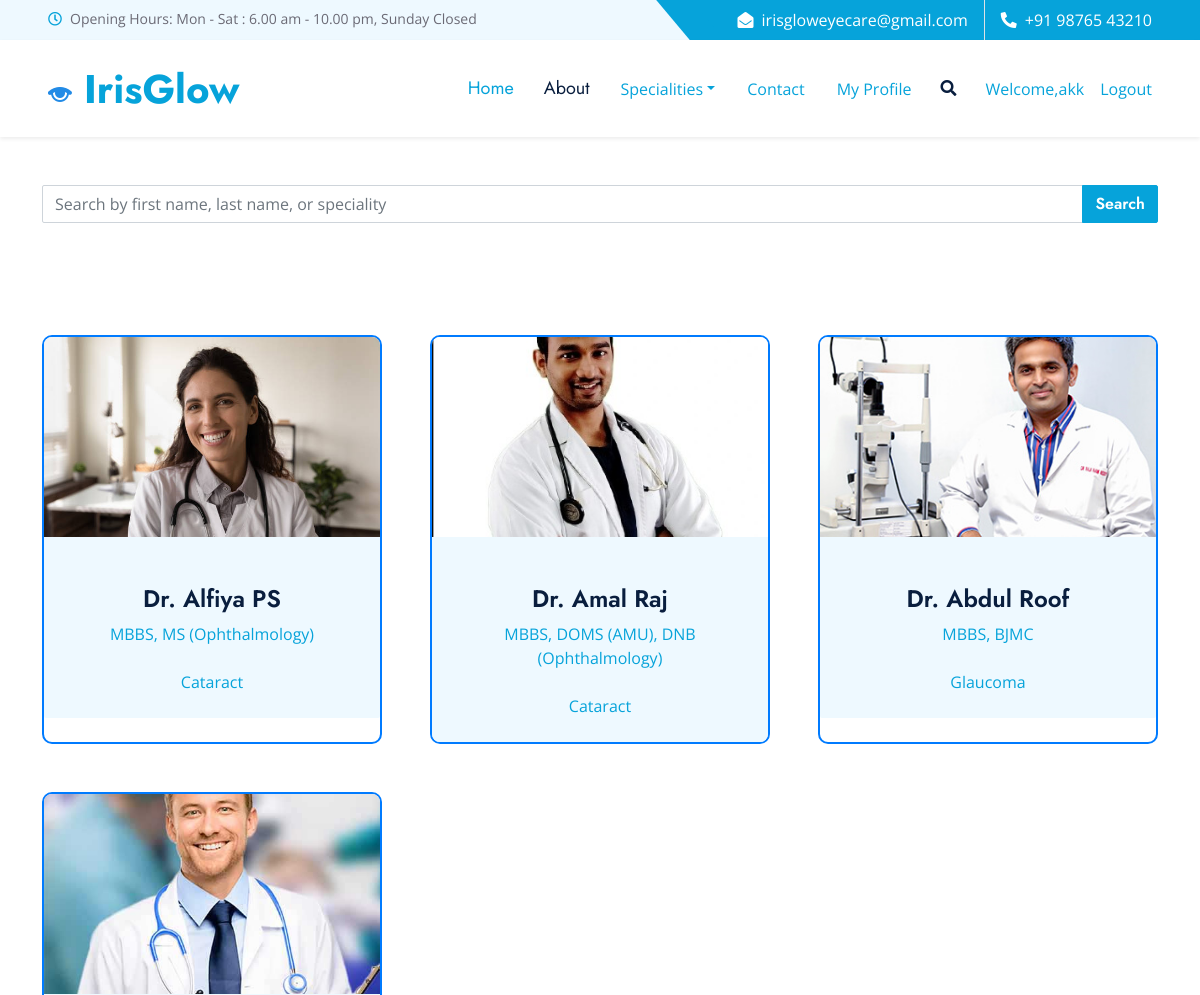
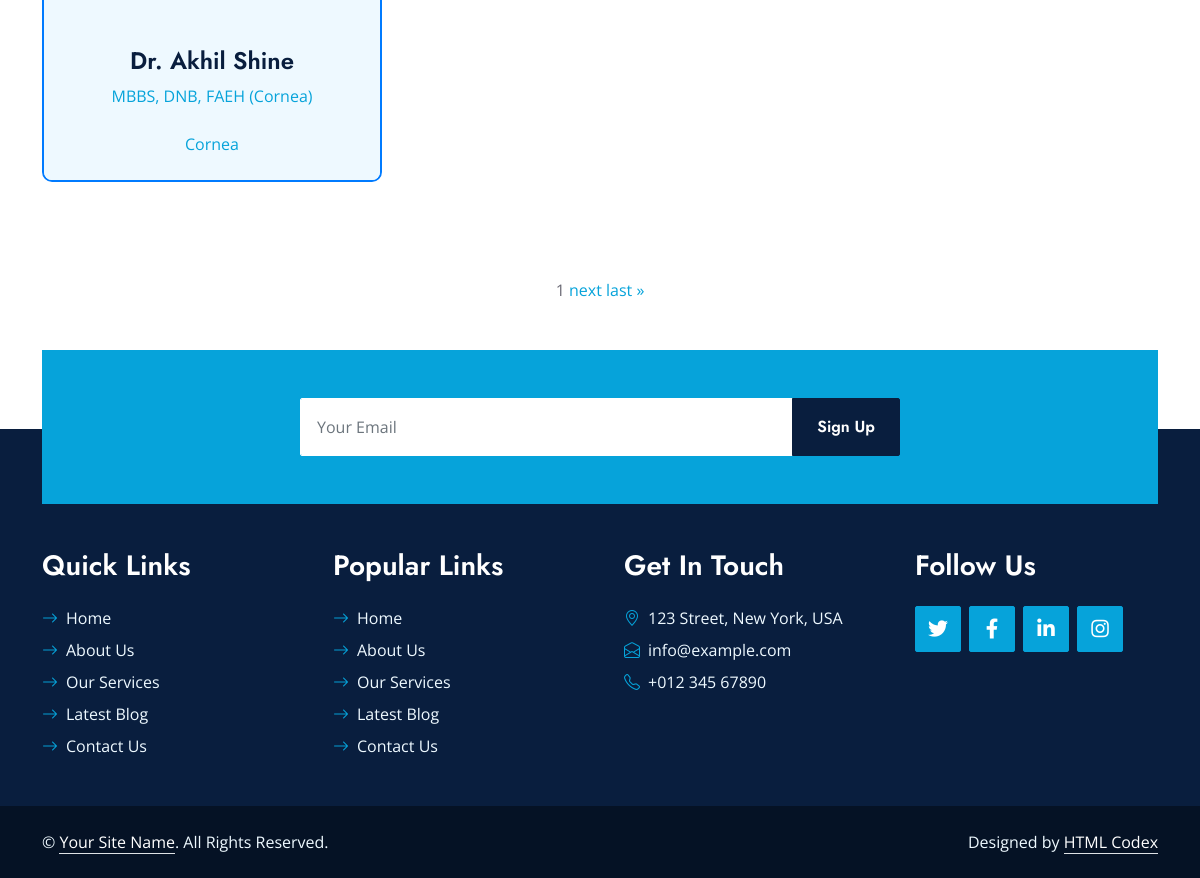
Page /team/ (signed in) on the committed database (2 pictures, top to bottom).
### IrisGlowApp/models.py (models this page shows, shortened)
class CustomUser(AbstractUser):
    PATIENT = 1
    DOCTOR = 2
    SPECTS = 3
    ADMIN = 4
    ROLE_CHOICE = (
        (PATIENT, 'Patient'),
        (DOCTOR, 'Doctor'),
        (SPECTS, 'Spects'),
        (ADMIN,'Admin'),
    )
    username=None
    first_name = models.CharField(max_length=50)
    last_name = models.CharField(max_length=50)
    USERNAME_FIELD = 'email'
    email = models.EmailField(max_length=100, unique=True)
    phone = models.CharField(max_length=12, blank=True)
    password = models.CharField(max_length=128)
    role = models.PositiveSmallIntegerField(choices=ROLE_CHOICE, blank=True, null=True,default='1')
    is_admin = models.BooleanField(default=False)
    is_staff = models.BooleanField(default=False)
    is_active = models.BooleanField(default=True)
    is_superadmin = models.BooleanField(default=False)
    REQUIRED_FIELDS = ['first_name','last_name', 'phone']
    objects = UserManager()

class UserProfile(models.Model):
    GENDER_CHOICES = (
        ('F', 'Female'),
        ('M', 'Male'),
        ('NB', 'Non Binary'),
        ('TF', 'Transfeminine'),
        ('TM', 'Transmasculine'),
    )
    STATE_CHOICES = [
        ('Andhra Pradesh', 'Andhra Pradesh'),
        ('Arunachal Pradesh', 'Arunachal Pradesh'),
        ('Assam', 'Assam'),
        ('Bihar', 'Bihar'),
        ('Chhattisgarh', 'Chhattisgarh'),
        ('Goa', 'Goa'),
        ('Gujarat', 'Gujarat'),
        ('Haryana', 'Haryana'),
        ('Himachal Pradesh', 'Himachal Pradesh'),
        ('Jharkhand', 'Jharkhand'),
        ('Karnataka', 'Karnataka'),
        ('Kerala', 'Kerala'),
        ('Madhya Pradesh', 'Madhya Pradesh'),
        ('Maharashtra', 'Maharashtra'),
        ('Manipur', 'Manipur'),
        ('Meghalaya', 'Meghalaya'),
        ('Mizoram', 'Mizoram'),
        ('Nagaland', 'Nagaland'),
        ('Odisha', 'Odisha'),
        ('Punjab', 'Punjab'),
        ('Rajasthan', 'Rajasthan'),
        ('Sikkim', 'Sikkim'),
        ('Tamil Nadu', 'Tamil Nadu'),
        ('Telangana', 'Telangana'),
        ('Tripura', 'Tripura'),
        ('Uttar Pradesh', 'Uttar Pradesh'),
        ('Uttarakhand', 'Uttarakhand'),
        ('West Bengal', 'West Bengal'),
    ]
    ASIAN_COUNTRY_CHOICES = [
    ('India', 'India'),
    ]
    user = models.OneToOneField(CustomUser, on_delete=models.CASCADE)
    profile_picture = models.ImageField(upload_to='media/profile_picture', blank=True, null=True)
    address = models.CharField(max_length=50, blank=True, null=True)
    addressline1 = models.CharField(max_length=50, blank=True, null=True)
    addressline2 = models.CharField(max_length=50, blank=True, null=True)
    country = models.CharField(max_length=50, choices=ASIAN_COUNTRY_CHOICES, default='India', blank=True, null=True)
    state = models.CharField(("Select State"),max_length=40, choices=STATE_CHOICES, blank=True, null=True)
    city = models.CharField(max_length=50, blank=True, null=True)
    pin_code = models.CharField(max_length=50, blank=True, null=True)
    gender = models.CharField(("Select Gender"),max_length=4, choices=GENDER_CHOICES, blank=True, null=True)
    dob = models.DateField(blank=True, null=True)
    profile_created_at = models.DateTimeField(auto_now_add=True)
    profile_modified_at = models.DateTimeField(auto_now=True)
    def calculate_age(self):
        today = date.today()
        age = today.year - self.dob.year - ((today.month, today.day) < (self.dob.month, self.dob.day))
        return age
    age = property(calculate_age)

### DoctorApp/models.py (models this page shows, shortened)
class Doctor(models.Model):
    bio = models.TextField(blank=True, null=True)
    qualification = models.CharField(max_length=50, blank=True)
    license = models.CharField(max_length=100, unique=True)
    experience = models.IntegerField(blank=True, null=True)
    user = models.ForeignKey(CustomUser, on_delete=models.CASCADE, blank=True, null=True)
    speciality_name = models.ForeignKey(Specialities, on_delete=models.CASCADE, null=True)

class Specialities(models.Model):
    speciality_name = models.CharField(max_length=100, unique=True)
    symptoms = models.TextField(blank=True, null=True)
    diagnosis = models.CharField(max_length=30)
    treatments = models.TextField(blank=True, null=True)
    def __str__(self):
        return self.speciality_name

### DoctorApp/views.py (the view)
# urls.py: path('team/', views.doctor, name='team'),
@login_required
def doctor(request):
    therapists = Doctor.objects.all()
    cuser = CustomUser.objects.filter(role=CustomUser.DOCTOR, id__in=therapists.values_list('user_id', flat=True))
    uprofile = UserProfile.objects.filter(user_id__in=cuser.values_list('id', flat=True))
    combined_data = list(zip_longest(cuser, uprofile, therapists))
    paginator = Paginator(combined_data, per_page=4)  # Change '10' to the number of therapists per page you prefer
    page_number = request.GET.get('page')
    therapists_page = paginator.get_page(page_number)
    return render(request, 'team.html' , {'therapists_page': therapists_page})

### template/team.html (shortened to what this page needs)
{% load static %}
<!DOCTYPE html>
<html lang="en">
<head>
    <link href="https://cdnjs.cloudflare.com/ajax/libs/font-awesome/5.10.0/css/all.min.css" rel="stylesheet">
    <link href="https://cdn.jsdelivr.net/npm/bootstrap-icons@1.4.1/font/bootstrap-icons.css" rel="stylesheet">
    <link href="{% static 'lib/owlcarousel/assets/owl.carousel.min.css' %}" rel="stylesheet">
    <link href="{% static 'lib/animate/animate.min.css' %}" rel="stylesheet">
    <link href="{% static 'lib/tempusdominus/css/tempusdominus-bootstrap-4.min.css' %}" rel="stylesheet" />
    <link href="{% static 'lib/twentytwenty/twentytwenty.css' %}" rel="stylesheet" />
    <link href="{% static 'css/bootstrap.min.css' %}" rel="stylesheet">
    <link href="{% static 'css/style.css' %}" rel="stylesheet">
</head>
<body>
    <div class="container-fluid bg-light ps-5 pe-0 d-none d-lg-block">
        <div class="row gx-0">
            <div class="col-md-6 text-center text-lg-start mb-2 mb-lg-0">
                <div class="d-inline-flex align-items-center">
                    <small class="py-2"><i class="far fa-clock text-primary me-2"></i>Opening Hours: Mon - Sat : 6.00 am - 10.00 pm, Sunday Closed </small>
                </div>
            </div>
            <div class="col-md-6 text-center text-lg-end">
                <div class="position-relative d-inline-flex align-items-center bg-primary text-white top-shape px-5">
                    <div class="me-3 pe-3 border-end py-2">
                        <p class="m-0"><i class="fa fa-envelope-open me-2"></i>irisgloweyecare@gmail.com</p>
                    </div>
                    <div class="py-2">
                        <p class="m-0"><i class="fa fa-phone-alt me-2"></i>+91 98765 43210</p>
                    </div>
                </div>
            </div>
        </div>
    </div>
    <nav class="navbar navbar-expand-lg bg-white navbar-light shadow-sm px-5 py-3 py-lg-0">
        <a href="index.html" class="navbar-brand p-0">
            <h1 class="m-0 text-primary">
                <img src="{% static 'img/img1.png' %}">
              IrisGlow</h1>
        </a>
        {% if user.is_authenticated %}
        <div class="collapse navbar-collapse" id="navbarCollapse">
            <div class="navbar-nav ms-auto py-0">
                <a href="{% url 'index' %}" class="nav-item nav-link active">Home</a>
                <a href="about.html" class="nav-item nav-link">About</a>
                </div>
                <div class="nav-item dropdown">
                    <a href="#" class="nav-link dropdown-toggle" data-bs-toggle="dropdown">Specialities</a>
                </div>
                <a href="{% url 'contact' %}" class="nav-item nav-link">Contact</a>
            </div>
            <a href="{% url 'profile' %}" class="nav-item nav-link active">My Profile</a>
            <button type="button" class="btn text-dark" data-bs-toggle="modal" data-bs-target="#searchModal"><i class="fa fa-search"></i></button>
            <a href="" class="nav-item nav-link">Welcome,{{user.first_name}}</a>
            <a href="{% url 'logout' %}?next=/index.html">Logout</a>
        {% endif %}
    </nav>
<div class="container-fluid py-5">
    <div class="container" id="doctors">
        <div class="row g-5">
            <form id="search-form">
                <div class="input-group mb-3">
                    <input type="text" id="search-input" class="form-control" placeholder="Search by first name, last name, or speciality" />
                    <button type="submit" class="btn btn-primary" id="search">Search</button>
                </div>
            </form>
            {% for user, profile, therapist in therapists_page %}
            <div class="col-lg-4 wow slideInUp" data-wow-delay="0.3s">
                <a href="{% url 'view-doctor' user_id=therapist.user.id %}">
                    <div class="team-item">
                        <div class="position-relative rounded-top" style="z-index: 1;">
                            <div class="img-container">
                                <img class="img-fluid rounded-top" src="{{ profile.profile_picture.url }}" alt="">
                            </div>
                        </div>
                        <div class="team-text position-relative bg-light text-center rounded-bottom p-4 pt-5">
                            <h4 class="mb-2">{{ user.first_name }} {{ user.last_name }}</h4>
                            <p class="text-primary mb-0">{{ therapist.qualification }}</p>
                            <br>
                            <p class="text-primary mb-0">{{ therapist.speciality_name }}</p>
                        </div>
                    </div>
                </a>
            </div>
            {% endfor %}
        </div>
    </div>
</div>
        <div class="pagination mt-5 justify-content-center">
            <span class="step-links">
                <span class="current-page">{{ therapists_page.number }}</span>
                {% if therapists_page.has_next %}
                <a href="?page={{ therapists_page.next_page_number }}" class="pagination-link">next</a>
                <a href="?page={{ therapists_page.paginator.num_pages }}" class="pagination-link">last &raquo;</a>
                {% endif %}
            </span>
        </div>
    <div class="container-fluid position-relative pt-5 wow fadeInUp" data-wow-delay="0.1s" style="z-index: 1;">
        <div class="container">
            <div class="bg-primary p-5">
                <form class="mx-auto" style="max-width: 600px;">
                    <div class="input-group">
                        <input type="text" class="form-control border-white p-3" placeholder="Your Email">
                        <button class="btn btn-dark px-4">Sign Up</button>
                    </div>
                </form>
            </div>
        </div>
    </div>
    <div class="container-fluid bg-dark text-light py-5 wow fadeInUp" data-wow-delay="0.3s" style="margin-top: -75px;">
        <div class="container pt-5">
            <div class="row g-5 pt-4">
                <div class="col-lg-3 col-md-6">
                    <h3 class="text-white mb-4">Quick Links</h3>
                    <div class="d-flex flex-column justify-content-start">
                        <a class="text-light mb-2" href="#"><i class="bi bi-arrow-right text-primary me-2"></i>Home</a>
                        <a class="text-light mb-2" href="#"><i class="bi bi-arrow-right text-primary me-2"></i>About Us</a>
                        <a class="text-light mb-2" href="#"><i class="bi bi-arrow-right text-primary me-2"></i>Our Services</a>
                        <a class="text-light mb-2" href="#"><i class="bi bi-arrow-right text-primary me-2"></i>Latest Blog</a>
                        <a class="text-light" href="#"><i class="bi bi-arrow-right text-primary me-2"></i>Contact Us</a>
                    </div>
                </div>
                <div class="col-lg-3 col-md-6">
                    <h3 class="text-white mb-4">Popular Links</h3>
                    <div class="d-flex flex-column justify-content-start">
                        <a class="text-light mb-2" href="#"><i class="bi bi-arrow-right text-primary me-2"></i>Home</a>
                        <a class="text-light mb-2" href="#"><i class="bi bi-arrow-right text-primary me-2"></i>About Us</a>
                        <a class="text-light mb-2" href="#"><i class="bi bi-arrow-right text-primary me-2"></i>Our Services</a>
                        <a class="text-light mb-2" href="#"><i class="bi bi-arrow-right text-primary me-2"></i>Latest Blog</a>
                        <a class="text-light" href="#"><i class="bi bi-arrow-right text-primary me-2"></i>Contact Us</a>
                    </div>
                </div>
                <div class="col-lg-3 col-md-6">
                    <h3 class="text-white mb-4">Get In Touch</h3>
                    <p class="mb-2"><i class="bi bi-geo-alt text-primary me-2"></i>123 Street, New York, USA</p>
                    <p class="mb-2"><i class="bi bi-envelope-open text-primary me-2"></i>info@example.com</p>
                    <p class="mb-0"><i class="bi bi-telephone text-primary me-2"></i>+012 345 67890</p>
                </div>
                <div class="col-lg-3 col-md-6">
                    <h3 class="text-white mb-4">Follow Us</h3>
                    <div class="d-flex">
                        <a class="btn btn-lg btn-primary btn-lg-square rounded me-2" href="#"><i class="fab fa-twitter fw-normal"></i></a>
                        <a class="btn btn-lg btn-primary btn-lg-square rounded me-2" href="#"><i class="fab fa-facebook-f fw-normal"></i></a>
                        <a class="btn btn-lg btn-primary btn-lg-square rounded me-2" href="#"><i class="fab fa-linkedin-in fw-normal"></i></a>
                        <a class="btn btn-lg btn-primary btn-lg-square rounded" href="#"><i class="fab fa-instagram fw-normal"></i></a>
                    </div>
                </div>
            </div>
        </div>
    </div>
    <div class="container-fluid text-light py-4" style="background: #051225;">
        <div class="container">
            <div class="row g-0">
                <div class="col-md-6 text-center text-md-start">
                    <p class="mb-md-0">&copy; <a class="text-white border-bottom" href="#">Your Site Name</a>. All Rights Reserved.</p>
                </div>
                <div class="col-md-6 text-center text-md-end">
                    <p class="mb-0">Designed by <a class="text-white border-bottom" href="https://htmlcodex.com">HTML Codex</a></p>
                </div>
            </div>
        </div>
    </div>
</body>
</html>

### static/css/style.css (style rules this page uses)
:root { --primary: #06A3DA; --secondary: #F57E57; --light: #EEF9FF; --dark: #091E3E; }
h1, h2, .font-weight-bold { font-weight: 700 !important; }
h3, h4, .font-weight-semi-bold { font-weight: 600 !important; }
.btn { font-family: 'Jost', sans-serif; font-weight: 600; transition: .5s; }
.btn-primary, .btn-secondary { color: #FFFFFF; }
.btn-lg-square { width: 46px; height: 46px; }
.btn-square, .btn-sm-square, .btn-lg-square { padding-left: 0; padding-right: 0; text-align: center; }
.top-shape::before { position: absolute; content: ""; width: 35px; height: 100%; top: 0; left: -17px; background: var(--primary); transform: skew(40deg); }
.navbar-light .navbar-nav .nav-link { font-family: 'Jost', sans-serif; padding: 35px 15px; font-size: 18px; color: var(--dark); outline: none; transition: .5s; }
.navbar-light .navbar-nav .nav-link:hover, .navbar-light .navbar-nav .nav-link.active { color: var(--primary); }
.service-item img, .service-item .bg-light, .service-item .bg-light h5, .team-item .team-text { transition: .5s; }
.team-item .team-text::after, .service-item .bg-light::after { position: absolute; content: ""; top: 50%; bottom: 0; left: 15px; right: 15px; border-radius:100px / 15px; box-shadow: 0 0 15px rgba(0, 0, 0, .7); opacity: 0; transition: .5s; z-index: -1; }

### template/team.html (style rules this page uses)
.team-item { border: 2px solid #007bff; border-radius: 10px; overflow: hidden; height: 100%; }
.img-container { width: 100%; height: 200px; overflow: hidden; }
.img-container img { width: 100%; height: 100%; object-fit: cover; }

### rows in the picture
CustomUser: first_name "akk"
CustomUser: profile_picture (picture), first_name "Dr. Alfiya", last_name "PS", qualification "MBBS, MS (Ophthalmology)", speciality_name "Cataract"
CustomUser: profile_picture (picture), first_name "Dr. Amal", last_name "Raj", qualification "MBBS, DOMS (AMU), DNB (Ophthalmology)", speciality_name "Cataract"
CustomUser: profile_picture (picture), first_name "Dr. Abdul", last_name "Roof", qualification "MBBS, BJMC", speciality_name "Glaucoma"
CustomUser: profile_picture (picture), first_name "Dr. Akhil", last_name "Shine", qualification "MBBS, DNB, FAEH (Cornea)", speciality_name "Cornea"

### other values in the picture
{{ therapists_page.number }} "1"
